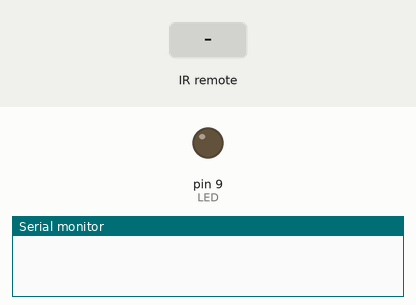
This sketch was run on a simulated Arduino Uno, built with avr-gcc and run on an emulated ATmega328P. Shown: output pins drawn as LEDs (lit = HIGH), the last lines printed to the serial monitor. The inputs (shaded band) are chosen by the test bench. Pins used as bus, display or sensor lines are not drawn.

Above: at 1.2 s.
1.3 s: infrared code 0x57E3F10E received
At 2.5 s:
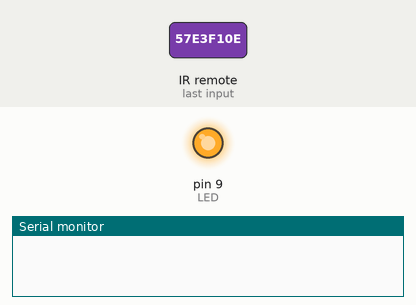
4.4 s: infrared code 0xFF02FD received
At 5.0 s:
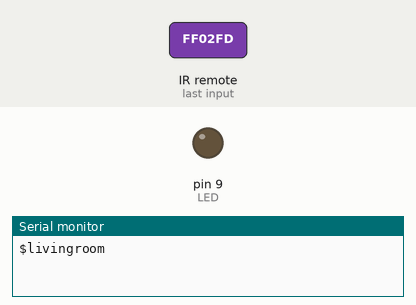
6.0 s: infrared code 0xFFA25D received
At 7.3 s:
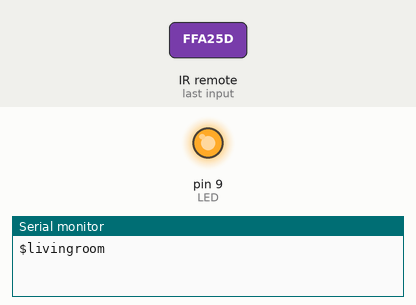
7.6 s: infrared code 0x57E309F6 received
At 8.8 s:
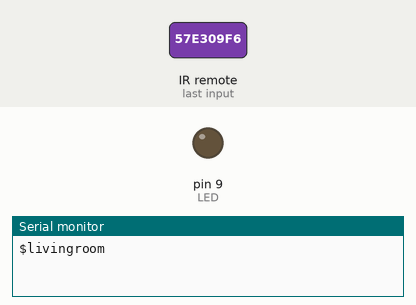
Timing chart, 0 to 10.2 s (numbered marks = the images above; inputs shaded):
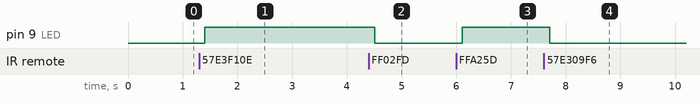

Measured:
- after the input at 1.3 s, pin 9 (LED): LOW → HIGH after 0.10 s
- after the input at 4.4 s, pin 9 (LED): HIGH → LOW after 0.11 s
- after the input at 6.0 s, pin 9 (LED): LOW → HIGH after 0.11 s
- after the input at 7.6 s, pin 9 (LED): HIGH → LOW after 0.11 s

The sketch:

Remote_WIFI_Conrolled_Lights.ino
```cpp
  /*
 * Project Title: Remote and wifi Controlled Lights\
 * Platform: Arduino Uno * Arduino Pro mini *Esp8266 wifi module
 * Autor: Anwar Hussein
 * Date Created:12/25/2018
 * Last Updated: 1/8/2019
 */

/***************************Remote Controlled Lights******************************\
 * This project implements an easy control of a house or office light using
 * a remote control. It can be applied in smart homes where a person can control
 * lights with out the need to physically go to the swiches on the wall. It can also
 * be used in offices in situations where a confrence room lights need to be dimmed or
 * turned off for presentations that involve projector use.
 */

 /***************************System Installation***********************************/ /*
  * This system is designed to be flexiable and to easily fit into a pre-existing light
  * system. the following list of methods explain the different ways the end product of
  * this project is can be used.
  *               Method 1: The first way the end product of this project is made is as
  *                         a socket that will be pluged into outlets. Therefore, tabel
  *                         lamps and other electonic componets will be pluged on the
  *                         socket and can be controlled by using a remote controller
  *                         which controlls the socket.
  *               Method 2: This method involves directly connecting the power line that
  *                         goes to light bulbs, flourecent lights and diffeferent devices
  *                         directly to the product.
  *
  */
#include "IRremote.h"


    int LED = 9;      // Pin 10 is assigned the variable "LED"
    int Remote = 8;   // Pin 11 is assigned the variable "Remote"

    int count = 0;     // This variable is toggled by the power button of mini remote
    char mqtt;         // MQTT controlled switch variable for wireless controling of the LED

    int sub = 0;       // subscribe status
    int sub_LED = 8;   // status LED

    unsigned long time; // time for first subscription on start
    int i = 0;

    // variables for subscribing to a topic on an interval.
    unsigned long previousMillis = 0;        // will store last time LED was updated

    // constants won't change:
    const long interval = 10000;              // interval at which to blink (milliseconds)

    IRrecv irrecv(Remote);
    decode_results results; // decode_results class is defined in IRremote.h


/************************************ setup **************************************/
void setup() {
  Serial.begin(115200);    //Baud rate of Serial communication is set to 115200
  pinMode (LED, OUTPUT);
  pinMode (Remote, INPUT_PULLUP);
  pinMode (sub_LED, OUTPUT);
  irrecv.enableIRIn(); // Start the receiver
}

void loop() {

  /**************** MQTT Controller ****************/

   /****************** On button click Subscription ********************/

          if((results.value == 16712445) & (sub == 0) )    // if play button on mini remote is pressed
              {
              Serial.write("$livingroom\n");               // Subscribe to the "livingroom" topic
              digitalWrite (sub_LED, HIGH);
              sub = 1;
              }
          if(results.value == 16769565)                    // Subscribe status LED turn off on Fun/stop button press
                {
              digitalWrite (sub_LED, LOW);
              sub = 0;
              }

  /**************************Subscribe on an interval *******************/

         unsigned long currentMillis = millis();

        if ( currentMillis - previousMillis  >= interval){
               previousMillis = currentMillis;

              Serial.write("$livingroom\n");
          }

        if (Serial.available() > 0) {
       // read the incoming byte:
                mqtt = Serial.read();

                // say what you got:
                Serial.print("I received: ");
                Serial.println(mqtt, DEC);

                 if ( byte(mqtt) == 49){   // if the "1" is recived
                  count = 1;
                }
                  if ( byte(mqtt) == 48){   // if the "0" is recived
                 count = 0;
                }
          }


/*****************************Remote Control *****************************************/

  if (count == 1)  // if the power button is pressed turn on LED
        {
          digitalWrite(LED, HIGH);
        }
  else if (count == 0)
        { digitalWrite(LED, LOW);
        }
  if (results.value == 1474556174)      // Decimal value of Volume Up button from universal remote
     {
          digitalWrite(LED, HIGH);      // Turn on LED
        }
  else  if (results.value == 1474497014)  // Decimal value of Volume down button from universal remote
      {
          digitalWrite(LED, LOW);    // Turn LED off
        }


  if (irrecv.decode(&results)) {         //  On Power On remote button press
    if (results.value == 16753245 ){
      count ^= 1;
    }
    irrecv.resume(); // Receive the next value
  }
  delay (100); // small delay to prevent reading errors


}
```
